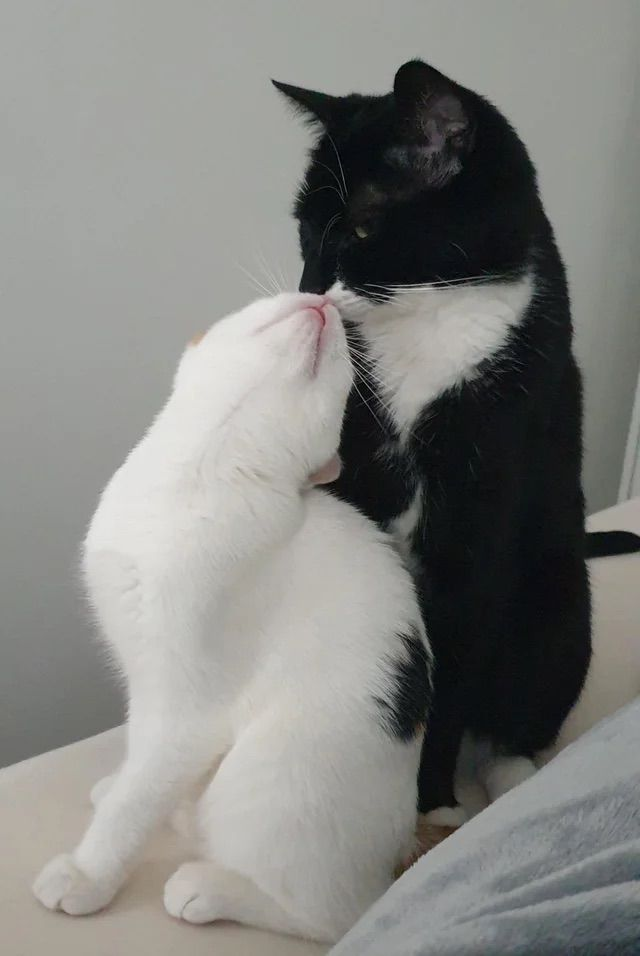
#> input picture images/cat.jpeg, 640 x 956 px; its folder holds 3 pictures in this run
$ python imageresizer.py
#> lines starting #> are read from the running program, lines starting #| are printed output that depends on the picture
import os
from PIL import Image

input_folder = "images"
output_folder = "resized_images"

os.makedirs(output_folder, exist_ok=True)

def resize_images(width, height):
#> called with width = 300, height = 300
    print("Starting batch image resizing...\n")

    for filename in os.listdir(input_folder):
        try:
            if filename.lower().endswith((".jpg", ".jpeg", ".png")):
                img_path = os.path.join(input_folder, filename)

                img = Image.open(img_path)
#> img is the input picture: PIL image 640x956 RGB; mean R, G, B 130.1, 130.6, 127.3
                resized_img = img.resize((width, height))
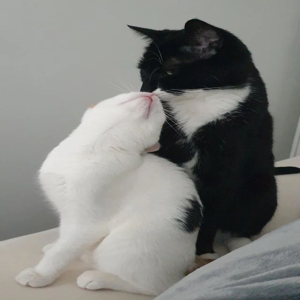
#> resized_img: PIL image 300x300 RGB; mean R, G, B 130.1, 130.6, 127.3

                output_path = os.path.join(output_folder, filename)
                resized_img.save(output_path)

                print(f"✔ Resized: {filename} → saved to {output_path}")
        except Exception as e:
            print(f"✖ Error processing {filename}: {e}")
#> pass 2 of the loop in resize_images, `for filename in os.listdir(input_folder):`:
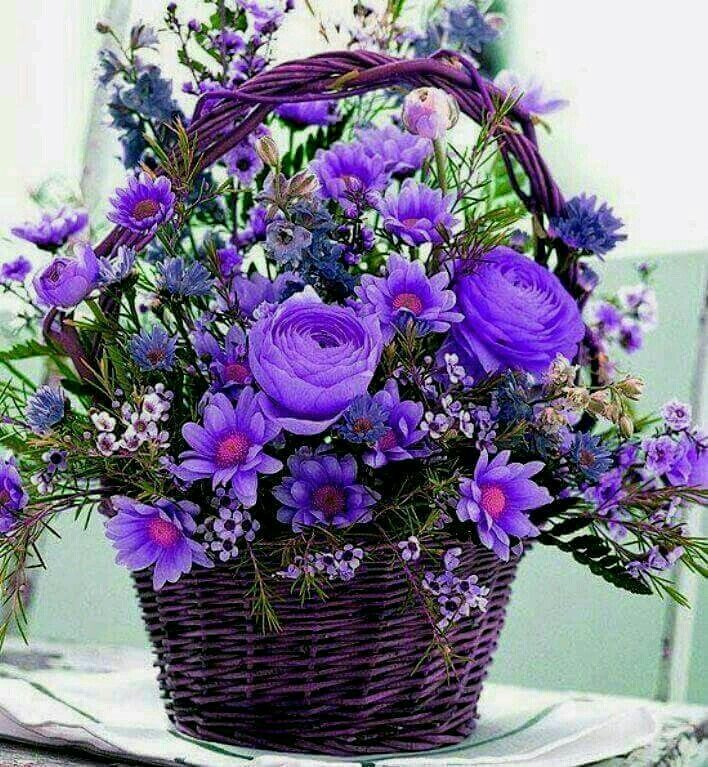
#> input picture images/flower.jpeg, 708 x 767 px
#> in resize_images, img is the input picture: PIL image 708x767 RGB; mean R, G, B 125.7, 120.1, 142.3
#> in resize_images, `resized_img = img.resize((width, height))`:
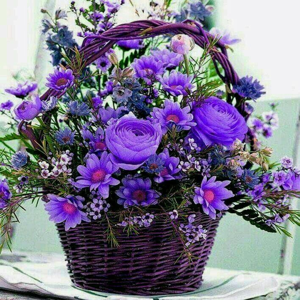
#> resized_img: PIL image 300x300 RGB; mean R, G, B 125.7, 120.1, 142.3
#> pass 3 of the loop in resize_images, `for filename in os.listdir(input_folder):`:
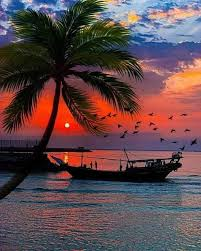
#> input picture images/nature.jpeg, 201 x 251 px
#> in resize_images, img is the input picture: PIL image 201x251 RGB; mean R, G, B 95.7, 72.8, 75.7
#> in resize_images, `resized_img = img.resize((width, height))`:
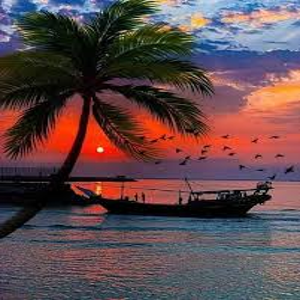
#> resized_img: PIL image 300x300 RGB; mean R, G, B 95.7, 72.8, 75.8

    print("\nAll images resized successfully!")

resize_images(300, 300)
